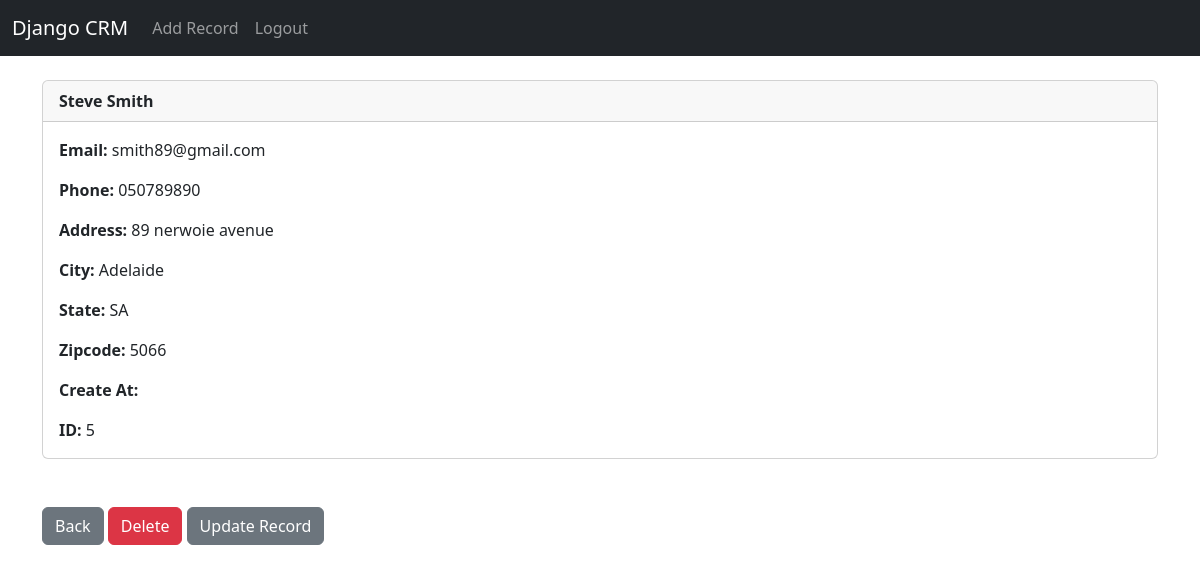
The app's page /record/5 (signed in) with its own data.
### Website/models.py (models this page shows, shortened)
class Record(models.Model):
    create_at = models.DateTimeField(auto_now_add = True)
    first_name = models.CharField(max_length = 50)
    last_name = models.CharField(max_length = 50)
    phone = models.CharField(max_length = 50)
    email = models.CharField(max_length = 100)
    address = models.CharField(max_length = 50)
    city = models.CharField(max_length = 50)
    state = models.CharField(max_length = 50)
    zipcode = models.CharField(max_length = 50)

### Website/views.py (the view)
# urls.py: path('record/<int:pk>', views.customer_record, name = 'record'),
def customer_record(request,pk):
    if request.user.is_authenticated:
        customer_record = Record.objects.get(id = pk)
        return render(request, 'record.html',{'customer_record':customer_record} )
    else:
        messages.success(request, "You must be Logged In to acess this page.....")
        return redirect('home')

### Website/templates/record.html
{% extends 'base.html' %}
{% block content %}
<div class="card">
  <div class="card-header"><strong>
    	{{ customer_record.first_name }}
		{{ customer_record.last_name }}</strong>
  </div>
  <div class="card-body">
<p class="card-text">
<strong>Email: </strong>{{ customer_record.email }}</p>
<p class="card-text">
<strong>Phone: </strong>{{ customer_record.phone }}
</p>
<p class="card-text">
<strong>Address: </strong>{{ customer_record.address }}</p>
<p class="card-text">
<strong>City: </strong>{{ customer_record.city }}</p>
<p class="card-text">
<strong>State: </strong>{{ customer_record.state }}</p>
<p class="card-text">
<strong>Zipcode: </strong>{{ customer_record.zipcode }}</p>
<p class="card-text">
<strong>Create At: </strong>{{ customer_record.created_at }}</p>
<p class="card-text">
<strong>ID: </strong>{{ customer_record.id }}</p>
  </div>
</div>
<br/><br/>
<a href="{% url 'home' %}" class="btn btn-secondary">Back</a>
<a href="{% url 'delete_record' customer_record.id %}" class="btn btn-danger">Delete</a>
<a href="{% url 'update_record' customer_record.id %}" class="btn btn-secondary">Update Record</a>
{% endblock %}

### records on screen
Record: first_name "Steve", last_name "Smith", email "smith89@gmail.com", phone "050789890", address "89 nerwoie avenue", city "Adelaide", state "SA", zipcode "5066", id "5"
